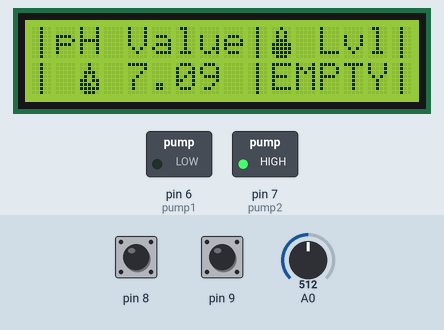
Simulated run of this sketch. Board: Arduino Uno, built with avr-gcc and run on an emulated ATmega328P. On the bench: 16×2 character LCD, switched loads named in the sketch (green lamp = pin HIGH). The test bench sets the inputs (shaded band); at power-on: pin 9 HIGH, A0 = 512, pin 8 HIGH. What the sketch prints to the serial monitor is not drawn.

Above: at 2.3 s.
2.4 s: pin 9 pulled LOW for 1 s
At 3.7 s:
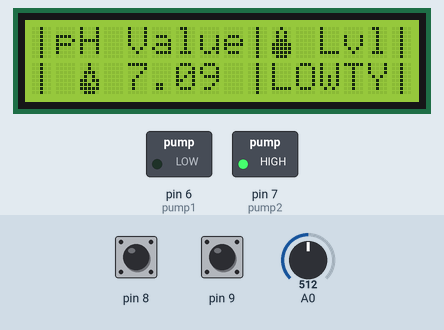
6.0 s: A0 set to 716
At 8.5 s:
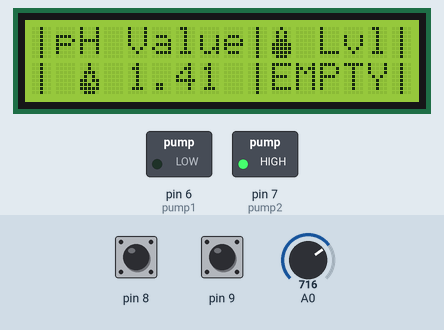
8.9 s: pin 9 pulled LOW for 3.2 s
At 11.5 s:
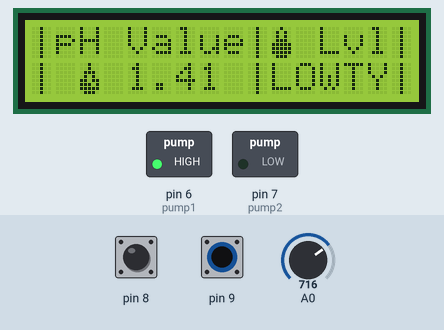
14.5 s: A0 set to 900
At 17.2 s:
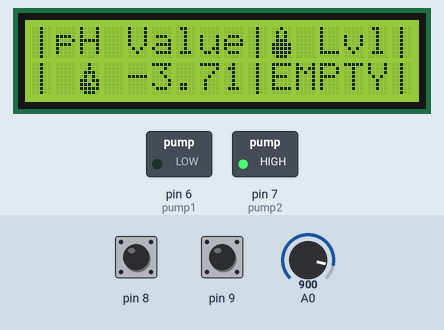
17.6 s: A0 set to 1023
At 19.5 s:
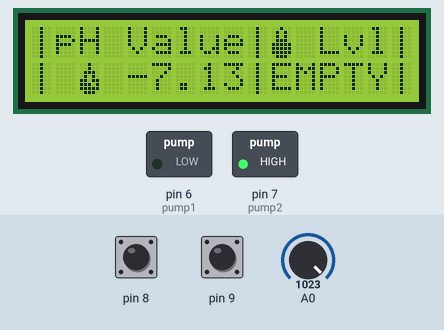
20.5 s: A0 set to 306
At 22.3 s:
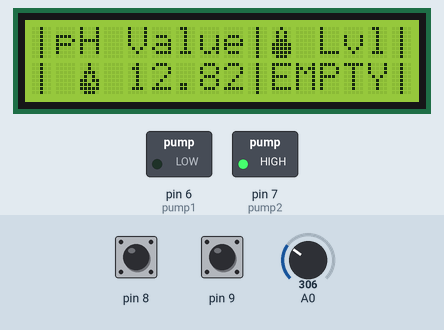
Timing chart, 0 to 23.8 s (numbered marks = the images above; inputs shaded):
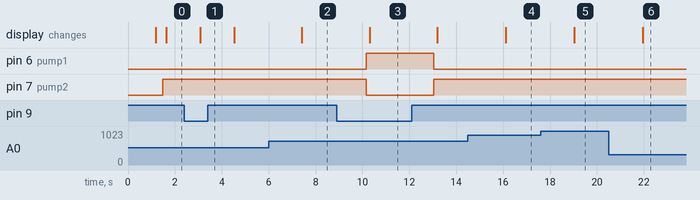

Measured:
- after the input at 2.4 s, the display: changes after 0.68 s (image 1)
- after the input at 6.0 s, the display: changes after 1.4 s (image 2)
- after the input at 8.9 s, pin 6 (pump1): LOW → HIGH after 1.3 s, → LOW 2.9 s later; pin 7 (pump2): HIGH → LOW after 1.3 s, → HIGH 2.9 s later; the display: changes after 1.4 s (image 3)
- after the input at 14.5 s, the display: changes after 1.6 s (image 4)
- after the input at 17.6 s, the display: changes after 1.4 s (image 5)
- after the input at 20.5 s, the display: changes after 1.5 s (image 6)

The sketch:

hydroponics.ino
```cpp
#include <Wire.h>
#include <LiquidCrystal_I2C.h>

LiquidCrystal_I2C lcd(0x27, 16, 2);

//Initialize variables for FLOAT SENSOR
int floatSensorVal_UP;
int floatSensorVal_DOWN;
//=================================================

//Initialize Variables Relay

/*

  Relay are on NC (Normaly Close) state which means the digital write
  must be;

  HIGH = Off
  LOW = ON

*/

const int pump1 = 6;
const int pump2 = 7;

/*Custom Characters*/
byte waterDrop[] = {
  B00100,
  B00100,
  B01110,
  B01010,
  B11011,
  B11101,
  B11111,
  B01110
};

byte partitionLine[] = {
  B00100,
  B00100,
  B00100,
  B00100,
  B00100,
  B00100,
  B00100,
  B00100
};

byte waterLevel[] = {
  B00100,
  B01010,
  B01010,
  B01110,
  B11111,
  B11111,
  B11111,
  B01110
};

byte leaf[] = {
  B00100,
  B00000,
  B11111,
  B01110,
  B01110,
  B01110,
  B00100,
  B00000
};

//Controller Class for pH Sensor
class PhSensor {
  public:
    PhSensor(int pin, float calibrationValue) : pin(pin), calibrationValue(calibrationValue) {}

    void begin() {
      pinMode(pin, INPUT);
    }

    float read() {
      unsigned long int avgval = 0;
      int bufferArr[10];
      int temp;

      for (int i = 0; i < 10; i++) {
        bufferArr[i] = analogRead(pin);
        delay(30);
      }

      for (int i = 0; i < 9; i++) {
        for (int j = i + 1; j < 10; j++) {
          if (bufferArr[i] > bufferArr[j]) {
            temp = bufferArr[i];
            bufferArr[i] = bufferArr[j];
            bufferArr[j] = temp;
          }
        }
      }

      for (int i = 2; i < 8; i++) {
        avgval += bufferArr[i];
      }

      float volt = (float)avgval * 5.0 / 1024 / 6;
      float phAct = -5.70 * volt + calibrationValue;

      return phAct;
    }

  private:
    int pin;
    float calibrationValue;
};

PhSensor phSensor(A0, 21.34); // Create an instance of the pH sensor

void setup() {
  Serial.begin(9600);

  //  PinMode Float
  pinMode(8, INPUT_PULLUP);
  pinMode(9, INPUT_PULLUP);

  // Pinmode Relay
  pinMode(pump1, OUTPUT);
  pinMode(pump2, OUTPUT);

  /*LCD character Setup*/
  lcd.createChar(0, waterDrop);
  lcd.createChar(1, partitionLine);
  lcd.createChar(2, waterLevel);
  lcd.createChar(3, leaf);

  //  LCD
  lcd.init();
  lcd.begin(16, 2);
  lcd.backlight();


  lcd.setCursor(3, 0);
  lcd.write(byte(3));

  lcd.setCursor(5, 0);
  lcd.print("HydroUNO");
  lcd.setCursor(0, 1);

  lcd.setCursor(0, 1);
  lcd.print("Hydroponics Sys.");

  lcd.print("");
  delay(1000);
  lcd.clear();

  phSensor.begin(); // Initialize the pH sensor
}

void loop() {

  // CONDITIONS FOR PH SENSOR
  float pHValue = phSensor.read();

  /*
    ===========================================================
    Conditions for floats*/

  if (digitalRead(8) == HIGH) {
    floatSensorVal_UP = 1;

    //    HIGH
    Serial.print("Float UP: ");
    Serial.println(floatSensorVal_UP);

  } else {
    floatSensorVal_UP = 0;

    //    LOW
    Serial.print("Float UP: ");
    Serial.println(floatSensorVal_UP);

  }

  if (digitalRead(9) == HIGH) {
    floatSensorVal_DOWN = 1;

    //  HIGH
    Serial.print("Float DOWN: ");
    Serial.println(floatSensorVal_DOWN);

  } else {
    floatSensorVal_DOWN = 0;

    //    LOW
    Serial.print("Float DOWN: ");
    Serial.println(floatSensorVal_DOWN);

  }

  /*
    ===========================================================
    Conditions for pH readnings*/

  char waterCondition[15];
  char waterLevel[10];

  if (pHValue >= 1 && pHValue <= 5.90) {
    strcpy(waterCondition, "Acidic");

    /*Conditional Statements for the Draining and Refilling the tank based on pH value and Float*/
    /*=========================================*/
    if (strcmp(waterCondition, "Acidic") == 0) {
      /*Condition for float values*/
      if (floatSensorVal_UP == 0 && floatSensorVal_DOWN == 0) {
        strcpy(waterLevel, "HIGH");
        //PUMP 2 will keeps draining
        digitalWrite(pump1, HIGH);
        digitalWrite(pump2, LOW);
      } else if (floatSensorVal_UP == 1 && floatSensorVal_DOWN == 0) {
        strcpy(waterLevel, "LOW");
        digitalWrite(pump1, HIGH);
        digitalWrite(pump2, LOW);
      } else if (floatSensorVal_UP == 1 && floatSensorVal_DOWN == 1) {
        strcpy(waterLevel, "EMPTY");
        digitalWrite(pump1, LOW);
        digitalWrite(pump2, HIGH);
      }
    } else {
      digitalWrite(pump1, HIGH);
      digitalWrite(pump2, HIGH);
    }

  } else if (pHValue >= 6 && pHValue <= 7.80) {
    strcpy(waterCondition, "Neutral");

    /*Conditional Statements for the Draining and Refilling the tank based on pH value and Float*/
    /*=========================================*/
    if (strcmp(waterCondition, "Neutral") == 0) {
      /*Condition for float values*/
      if (floatSensorVal_UP == 0 && floatSensorVal_DOWN == 0) {
        strcpy(waterLevel, "HIGH");
        digitalWrite(pump1, HIGH);
        digitalWrite(pump2, HIGH);
      } else if (floatSensorVal_UP == 1 && floatSensorVal_DOWN == 0) {
        strcpy(waterLevel, "LOW");
        digitalWrite(pump1, LOW);
        digitalWrite(pump2, HIGH);
      } else if (floatSensorVal_DOWN == 1 && floatSensorVal_UP == 1) {
        strcpy(waterLevel, "EMPTY");
        digitalWrite(pump1, LOW);
        digitalWrite(pump2, HIGH);
      }
    } else {
      digitalWrite(pump1, HIGH);
      digitalWrite(pump2, HIGH);
    }

  } else if (pHValue > 7) {
    strcpy(waterCondition, "Basic");

    /*Conditional Statements for the Draining and Refilling the tank based on pH value and Float*/
    /*=========================================*/
    if (strcmp(waterCondition, "Basic") == 0) {
      /*Condition for float values*/
      if (floatSensorVal_UP == 0 && floatSensorVal_DOWN == 0) {
        strcpy(waterLevel, "HIGH");
        digitalWrite(pump1, HIGH);
        digitalWrite(pump2, LOW);
      } else if (floatSensorVal_UP == 1 && floatSensorVal_DOWN == 0) {
        strcpy(waterLevel, "LOW");
        digitalWrite(pump1, LOW);
        digitalWrite(pump2, HIGH);
      } else if (floatSensorVal_UP == 1 && floatSensorVal_DOWN == 1) {
        strcpy(waterLevel, "EMPTY");
        digitalWrite(pump1, LOW);
        digitalWrite(pump2, HIGH);
      }
    } else {
      digitalWrite(pump1, HIGH);
      digitalWrite(pump2, HIGH);
    }
  }


  //  Serial Monitor
  Serial.print("pH Value:");
  Serial.print(pHValue, 2);
  Serial.println(" ");
  Serial.print("Water Condition: ");
  Serial.print(waterCondition);
  Serial.println(" ");
  Serial.print("Water Level: ");
  Serial.print(waterLevel);
  Serial.println(" ");
  Serial.print("Pump Refill: ");
  Serial.println(digitalRead(pump1));
  Serial.print("Pump Drain: ");
  Serial.println(digitalRead(pump2));

  Serial.println("=============================================");


  lcd.setCursor(0, 0);
  lcd.write(byte(1));

  lcd.setCursor(0, 1);
  lcd.write(byte(1));

  lcd.setCursor(1, 0);
  lcd.print("pH Value");

  lcd.setCursor(2, 1);
  lcd.write(byte(0));

  lcd.setCursor(4, 1);
  lcd.print(pHValue, 2);

  lcd.setCursor(10, 0);
  lcd.write(byte(2));

  lcd.setCursor(9, 0);
  lcd.write(byte(1));

  lcd.setCursor(9, 1);
  lcd.write(byte(1));

  lcd.setCursor(12, 0);
  lcd.print("Lvl");

  lcd.setCursor(10, 1);
  lcd.print(waterLevel);


  lcd.setCursor(15, 0);
  lcd.write(byte(1));

  lcd.setCursor(15, 1);
  lcd.write(byte(1));

  delay(1000);
}
```
